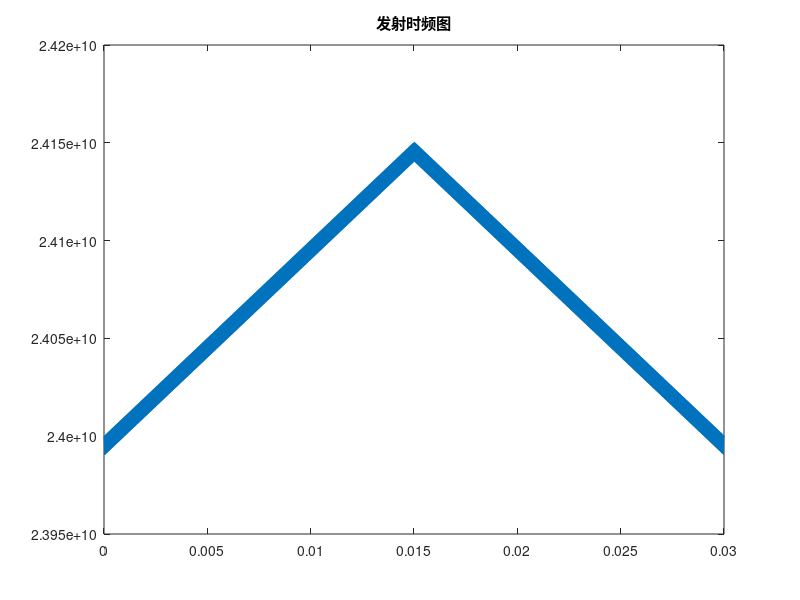
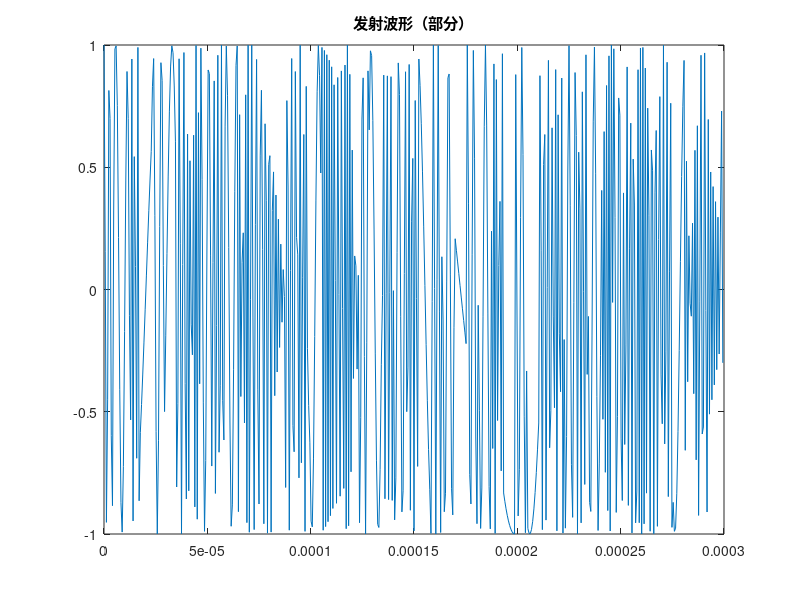
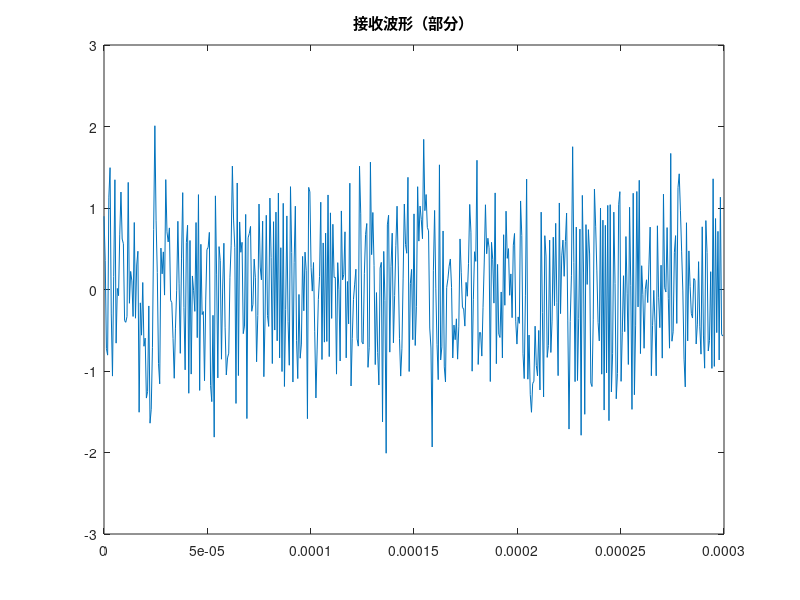
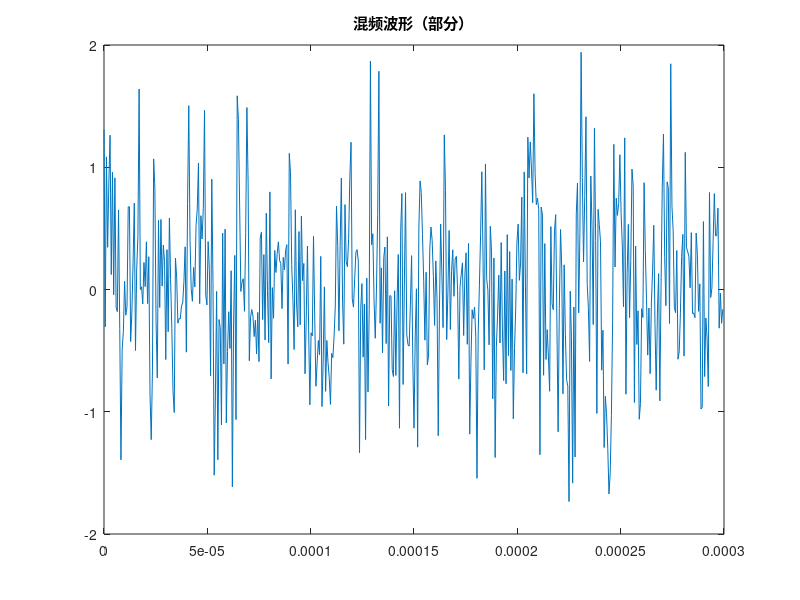

Here is the MATLAB script that generated these plots, in order:
clear;
close all;
c=3e8;
f0=24e9;
lambda=c/f0;
rmax=120;
vmax=240/3.6;
derta_r=1;
snr=10^(-15/20);
sigma_r=0.5;
sigma_v=1.8/3.6;

%% 参数计算
b=c/(2*derta_r);
tcpi=2*derta_r/vmax;
miu=2*b/tcpi;
sigma_v_r=c*sigma_v/(miu*lambda);
sigma_r=min(sigma_r,sigma_v_r);
n0=tcpi*(miu*rmax/c+vmax/lambda);

n=512;%大于n0的2次幂

fincr=b/(n-1);
dert=0.5;
sigm=2/(snr*n*sinc(dert)*sinc(dert));
alph=0.05;
x = norminv(alph/2,0,sigm);
ddfai=abs(x);
rmin_uamb=2*sigma_r*pi/ddfai;
rmax_uamb=rmax/(1-ddfai/(pi));
m=ceil(log2(rmax_uamb/rmin_uamb)+2);
tstep=0.5*tcpi/(m*n);

r_uamb=zeros(1,m-1);
f_shift=zeros(1,m-1);
for k=1:m-1
    r_uamb(k)=rmax_uamb/(2^(k-1));
    f_shift(k)=c/(2*r_uamb(k))-miu*tstep;
end

%% 仿真
r0=76.9;%
v0=25.5;%目标
t=linspace(0,tcpi,m*n*2*10);
r_t=zeros(1,length(t));
td=zeros(1,length(t));
ft=zeros(1,length(t));
fn=f0;
for i=1:n
    ft_t=(fn)*ones(1,10);
    for j=1:length(f_shift)
        ft_t=[ft_t (fn-f_shift(j))*ones(1,10)];
    end
    ft(1+(i-1)*length(ft_t):length(ft_t)+(i-1)*length(ft_t))=ft_t;
    fn=fn+fincr;
end
for i=1:n
    ft_t=(fn)*ones(1,10);
    for j=1:length(f_shift)
        ft_t=[(fn-f_shift(j))*ones(1,10) ft_t];
    end
    ft(m*n*10+1+(i-1)*length(ft_t):m*n*10+length(ft_t)+(i-1)*length(ft_t))=ft_t;
    fn=fn-fincr;
end
figure;
plot(t,ft);
title("发射时频图");

tx=zeros(1,length(t)); %发射信号
rx=zeros(1,length(t)); %接收信号
mix=zeros(1,length(t)); %差频、差拍、拍频、中频信号
r_t = r0 + v0*t; % 距离更新
td = 2*r_t/c;    % 延迟时间
tx=cos(2*pi*ft.*t);
rx=cos(2*pi*ft.*(t-td));
rx=awgn(rx,5,'measured');%接收信号含噪
mix=tx.*rx;
mix=awgn(mix,5,'measured');%混频信号含噪
figure;
plot(t(1:512),tx(1:512));
title("发射波形（部分）");
figure;
plot(t(1:512),rx(1:512));
title("接收波形（部分）");
figure;
plot(t(1:512),mix(1:512));
title("混频波形（部分）");

figure;
plot(t,ft);
hold on;
plot(t+td,ft);
title("收发时频图");
legend ('发','收');

% mix_0=zeros(1,length(t)/10);
% for i=1:length(t)/10
%     mix_0(i)=mix(i*10);
% end
fs=1/(tstep);
mix_5=zeros(m,n);
for i=1:n
    for j=1:m
        mix_5(j,i)=mix((j-1)*10+1+(i-1)*m*10);
    end
end
mix_5_fft=zeros(m,n);
for i=1:m
    mix_5_fft(i,:)=fft(mix_5(i,:));
end
figure;
plot(abs(mix_5_fft(1,:)));
title("1通道LFSK频谱");
wsum=zeros(1,n);
for i=1:m
    wsum(1,:)=wsum(1,:)+abs(mix_5_fft(i,:)).*abs(mix_5_fft(i,:));
end
figure;
plot(wsum);
title("频谱周期图积累");
[a,p]=max(wsum(1:length(wsum)/2));
% p=83;
fmslfsk=fs*p/(m*n);
derta_fai=zeros(1,m-1);
% for i=1:m-1
%     derta_fai(i)=(atan(real(mix_5_fft(i,p))/imag(mix_5_fft(i,p)))-atan(real(mix_5_fft(i+1,p))/imag(mix_5_fft(i+1,p))));
% end
for i=1:m-1
    derta_fai(i)=(angle(mix_5_fft(i,p))-angle(mix_5_fft(i+1,p)));
end
% derta_fai_real=2*pi*(f_shift*2*r0/c-2*v0*f0*tstep/c);
% for i=1:m-1
%     k=round((derta_fai_real(i)-derta_fai(i))/pi);
%     derta_fai(i)=derta_fai(i)+k*pi;
% end

rout=r_uamb(1)*(derta_fai(1)/(2*pi)+fmslfsk*tstep-floor(derta_fai(1)/(2*pi)+fmslfsk*tstep));
derta_fai=2*pi*(rout./r_uamb-fmslfsk*tstep);

r_amb=zeros(1,m-1);
for k=1:m-1
    r_amb(k)=r_uamb(k)*(derta_fai(k)/(2*pi)+fmslfsk*tstep-floor(derta_fai(k)/(2*pi)+fmslfsk*tstep));
end
%解模糊
q=zeros(1,m-1);
for k=2:m-1
    q(k)=round((rout-r_amb(k))/r_uamb(k));
    rout=r_amb(k)+q(k)*r_uamb(k);
end

vout=(fmslfsk*c-miu*2*rout)/(2*f0);

figure;
scatter(r0,v0,'b');
hold on
scatter(rout,vout,'r');
scatter(0,0,'w');%参考点
scatter(rmax,vmax,'w');%参考点
xlabel("距离(m)");
ylabel("速度(m/s)");
title("测距测速结果");
legend ('真实值','测量值');








